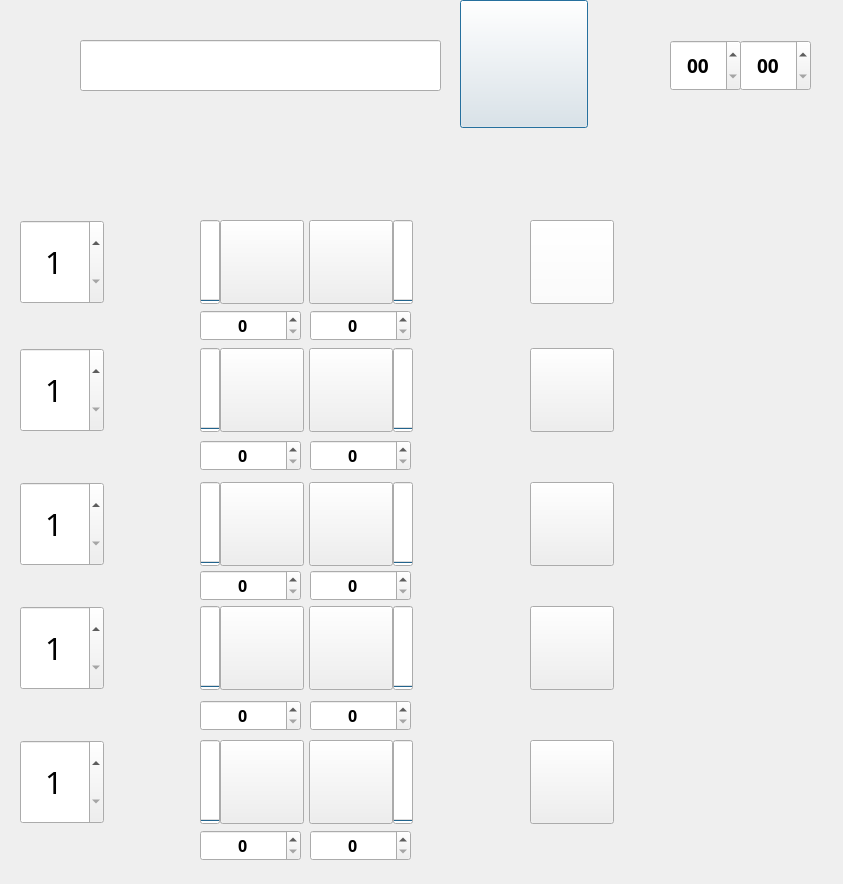
 <widget class="QDialog" name="Dialog">
  <property name="geometry">
   <rect>
    <x>0</x>
    <y>0</y>
    <width>843</width>
    <height>884</height>
   </rect>
  </property>
  <property name="windowTitle">
   <string>Dialog</string>
  </property>
  <widget class="QLineEdit" name="summoner_name_input">
   <property name="geometry">
    <rect>
     <x>80</x>
     <y>40</y>
     <width>361</width>
     <height>51</height>
    </rect>
   </property>
   <property name="font">
    <font>
     <family>맑은 고딕</family>
     <pointsize>14</pointsize>
     <weight>75</weight>
     <bold>true</bold>
    </font>
   </property>
  </widget>
  <widget class="QPushButton" name="summoner_search">
   <property name="geometry">
    <rect>
     <x>460</x>
     <y>0</y>
     <width>128</width>
     <height>128</height>
    </rect>
   </property>
   <property name="font">
    <font>
     <family>맑은 고딕</family>
     <pointsize>15</pointsize>
     <weight>75</weight>
     <bold>true</bold>
    </font>
   </property>
   <property name="text">
    <string/>
   </property>
  </widget>
  <widget class="QLabel" name="enemy1">
   <property name="geometry">
    <rect>
     <x>110</x>
     <y>220</y>
     <width>84</width>
     <height>84</height>
    </rect>
   </property>
   <property name="text">
    <string/>
   </property>
  </widget>
  <widget class="QLabel" name="enemy2">
   <property name="geometry">
    <rect>
     <x>110</x>
     <y>348</y>
     <width>84</width>
     <height>84</height>
    </rect>
   </property>
   <property name="text">
    <string/>
   </property>
  </widget>
  <widget class="QLabel" name="enemy3">
   <property name="geometry">
    <rect>
     <x>110</x>
     <y>482</y>
     <width>84</width>
     <height>84</height>
    </rect>
   </property>
   <property name="text">
    <string/>
   </property>
  </widget>
  <widget class="QLabel" name="enemy4">
   <property name="geometry">
    <rect>
     <x>110</x>
     <y>606</y>
     <width>84</width>
     <height>84</height>
    </rect>
   </property>
   <property name="text">
    <string/>
   </property>
  </widget>
  <widget class="QLabel" name="enemy5">
   <property name="geometry">
    <rect>
     <x>110</x>
     <y>740</y>
     <width>84</width>
     <height>84</height>
    </rect>
   </property>
   <property name="text">
    <string/>
   </property>
  </widget>
  <widget class="QLabel" name="cosmic4">
   <property name="geometry">
    <rect>
     <x>438</x>
     <y>606</y>
     <width>84</width>
     <height>84</height>
    </rect>
   </property>
   <property name="text">
    <string/>
   </property>
  </widget>
  <widget class="QLabel" name="cosmic5">
   <property name="geometry">
    <rect>
     <x>438</x>
     <y>740</y>
     <width>84</width>
     <height>84</height>
    </rect>
   </property>
   <property name="text">
    <string/>
   </property>
  </widget>
  <widget class="QLabel" name="cosmic2">
   <property name="geometry">
    <rect>
     <x>438</x>
     <y>348</y>
     <width>84</width>
     <height>84</height>
    </rect>
   </property>
   <property name="text">
    <string/>
   </property>
  </widget>
  <widget class="QLabel" name="cosmic3">
   <property name="geometry">
    <rect>
     <x>438</x>
     <y>482</y>
     <width>84</width>
     <height>84</height>
    </rect>
   </property>
   <property name="text">
    <string/>
   </property>
  </widget>
  <widget class="QLabel" name="cosmic1">
   <property name="geometry">
    <rect>
     <x>438</x>
     <y>220</y>
     <width>84</width>
     <height>84</height>
    </rect>
   </property>
   <property name="text">
    <string/>
   </property>
  </widget>
  <widget class="QPushButton" name="ionia1">
   <property name="geometry">
    <rect>
     <x>530</x>
     <y>220</y>
     <width>84</width>
     <height>84</height>
    </rect>
   </property>
   <property name="palette">
    <palette>
     <active>
      <colorrole role="Button">
       <brush brushstyle="SolidPattern">
        <color alpha="255">
         <red>255</red>
         <green>255</green>
         <blue>255</blue>
        </color>
       </brush>
      </colorrole>
     </active>
     <inactive>
      <colorrole role="Button">
       <brush brushstyle="SolidPattern">
        <color alpha="255">
         <red>255</red>
         <green>255</green>
         <blue>255</blue>
        </color>
       </brush>
      </colorrole>
     </inactive>
     <disabled>
      <colorrole role="Button">
       <brush brushstyle="SolidPattern">
        <color alpha="255">
         <red>255</red>
         <green>255</green>
         <blue>255</blue>
        </color>
       </brush>
      </colorrole>
     </disabled>
    </palette>
   </property>
   <property name="text">
    <string/>
   </property>
  </widget>
  <widget class="QPushButton" name="ionia5">
   <property name="geometry">
    <rect>
     <x>530</x>
     <y>740</y>
     <width>84</width>
     <height>84</height>
    </rect>
   </property>
   <property name="text">
    <string/>
   </property>
  </widget>
  <widget class="QPushButton" name="ionia3">
   <property name="geometry">
    <rect>
     <x>530</x>
     <y>482</y>
     <width>84</width>
     <height>84</height>
    </rect>
   </property>
   <property name="text">
    <string/>
   </property>
  </widget>
  <widget class="QPushButton" name="ionia4">
   <property name="geometry">
    <rect>
     <x>530</x>
     <y>606</y>
     <width>84</width>
     <height>84</height>
    </rect>
   </property>
   <property name="text">
    <string/>
   </property>
  </widget>
  <widget class="QPushButton" name="ionia2">
   <property name="geometry">
    <rect>
     <x>530</x>
     <y>348</y>
     <width>84</width>
     <height>84</height>
    </rect>
   </property>
   <property name="text">
    <string/>
   </property>
  </widget>
  <widget class="QPushButton" name="enemy5_spell1">
   <property name="geometry">
    <rect>
     <x>220</x>
     <y>740</y>
     <width>84</width>
     <height>84</height>
    </rect>
   </property>
   <property name="minimumSize">
    <size>
     <width>84</width>
     <height>84</height>
    </size>
   </property>
   <property name="maximumSize">
    <size>
     <width>84</width>
     <height>84</height>
    </size>
   </property>
   <property name="text">
    <string/>
   </property>
  </widget>
  <widget class="QPushButton" name="enemy3_spell1">
   <property name="geometry">
    <rect>
     <x>220</x>
     <y>482</y>
     <width>84</width>
     <height>84</height>
    </rect>
   </property>
   <property name="minimumSize">
    <size>
     <width>84</width>
     <height>84</height>
    </size>
   </property>
   <property name="maximumSize">
    <size>
     <width>84</width>
     <height>84</height>
    </size>
   </property>
   <property name="text">
    <string/>
   </property>
  </widget>
  <widget class="QPushButton" name="enemy1_spell1">
   <property name="geometry">
    <rect>
     <x>220</x>
     <y>220</y>
     <width>84</width>
     <height>84</height>
    </rect>
   </property>
   <property name="minimumSize">
    <size>
     <width>84</width>
     <height>84</height>
    </size>
   </property>
   <property name="maximumSize">
    <size>
     <width>84</width>
     <height>84</height>
    </size>
   </property>
   <property name="text">
    <string/>
   </property>
  </widget>
  <widget class="QPushButton" name="enemy2_spell1">
   <property name="geometry">
    <rect>
     <x>220</x>
     <y>348</y>
     <width>84</width>
     <height>84</height>
    </rect>
   </property>
   <property name="minimumSize">
    <size>
     <width>84</width>
     <height>84</height>
    </size>
   </property>
   <property name="maximumSize">
    <size>
     <width>84</width>
     <height>84</height>
    </size>
   </property>
   <property name="text">
    <string/>
   </property>
  </widget>
  <widget class="QPushButton" name="enemy4_spell1">
   <property name="geometry">
    <rect>
     <x>220</x>
     <y>606</y>
     <width>84</width>
     <height>84</height>
    </rect>
   </property>
   <property name="minimumSize">
    <size>
     <width>84</width>
     <height>84</height>
    </size>
   </property>
   <property name="maximumSize">
    <size>
     <width>84</width>
     <height>84</height>
    </size>
   </property>
   <property name="text">
    <string/>
   </property>
  </widget>
  <widget class="QPushButton" name="enemy5_spell2">
   <property name="geometry">
    <rect>
     <x>309</x>
     <y>740</y>
     <width>84</width>
     <height>84</height>
    </rect>
   </property>
   <property name="minimumSize">
    <size>
     <width>84</width>
     <height>84</height>
    </size>
   </property>
   <property name="maximumSize">
    <size>
     <width>84</width>
     <height>84</height>
    </size>
   </property>
   <property name="text">
    <string/>
   </property>
  </widget>
  <widget class="QPushButton" name="enemy3_spell2">
   <property name="geometry">
    <rect>
     <x>309</x>
     <y>482</y>
     <width>84</width>
     <height>84</height>
    </rect>
   </property>
   <property name="minimumSize">
    <size>
     <width>84</width>
     <height>84</height>
    </size>
   </property>
   <property name="maximumSize">
    <size>
     <width>84</width>
     <height>84</height>
    </size>
   </property>
   <property name="text">
    <string/>
   </property>
  </widget>
  <widget class="QPushButton" name="enemy1_spell2">
   <property name="geometry">
    <rect>
     <x>309</x>
     <y>220</y>
     <width>84</width>
     <height>84</height>
    </rect>
   </property>
   <property name="minimumSize">
    <size>
     <width>84</width>
     <height>84</height>
    </size>
   </property>
   <property name="maximumSize">
    <size>
     <width>84</width>
     <height>84</height>
    </size>
   </property>
   <property name="text">
    <string/>
   </property>
  </widget>
  <widget class="QPushButton" name="enemy2_spell2">
   <property name="geometry">
    <rect>
     <x>309</x>
     <y>348</y>
     <width>84</width>
     <height>84</height>
    </rect>
   </property>
   <property name="minimumSize">
    <size>
     <width>84</width>
     <height>84</height>
    </size>
   </property>
   <property name="maximumSize">
    <size>
     <width>84</width>
     <height>84</height>
    </size>
   </property>
   <property name="text">
    <string/>
   </property>
  </widget>
  <widget class="QPushButton" name="enemy4_spell2">
   <property name="geometry">
    <rect>
     <x>309</x>
     <y>606</y>
     <width>84</width>
     <height>84</height>
    </rect>
   </property>
   <property name="minimumSize">
    <size>
     <width>84</width>
     <height>84</height>
    </size>
   </property>
   <property name="maximumSize">
    <size>
     <width>84</width>
     <height>84</height>
    </size>
   </property>
   <property name="text">
    <string/>
   </property>
  </widget>
  <widget class="QSpinBox" name="level1">
   <property name="geometry">
    <rect>
     <x>20</x>
     <y>220</y>
     <width>84</width>
     <height>84</height>
    </rect>
   </property>
   <property name="font">
    <font>
     <family>맑은 고딕</family>
     <pointsize>23</pointsize>
    </font>
   </property>
   <property name="frame">
    <bool>true</bool>
   </property>
   <property name="alignment">
    <set>Qt::AlignCenter</set>
   </property>
   <property name="readOnly">
    <bool>false</bool>
   </property>
   <property name="buttonSymbols">
    <enum>QAbstractSpinBox::UpDownArrows</enum>
   </property>
   <property name="minimum">
    <number>1</number>
   </property>
   <property name="maximum">
    <number>18</number>
   </property>
  </widget>
  <widget class="QSpinBox" name="level2">
   <property name="geometry">
    <rect>
     <x>20</x>
     <y>348</y>
     <width>84</width>
     <height>84</height>
    </rect>
   </property>
   <property name="font">
    <font>
     <family>맑은 고딕</family>
     <pointsize>23</pointsize>
    </font>
   </property>
   <property name="frame">
    <bool>true</bool>
   </property>
   <property name="alignment">
    <set>Qt::AlignCenter</set>
   </property>
   <property name="readOnly">
    <bool>false</bool>
   </property>
   <property name="buttonSymbols">
    <enum>QAbstractSpinBox::UpDownArrows</enum>
   </property>
   <property name="minimum">
    <number>1</number>
   </property>
   <property name="maximum">
    <number>18</number>
   </property>
  </widget>
  <widget class="QSpinBox" name="level3">
   <property name="geometry">
    <rect>
     <x>20</x>
     <y>482</y>
     <width>84</width>
     <height>84</height>
    </rect>
   </property>
   <property name="font">
    <font>
     <family>맑은 고딕</family>
     <pointsize>23</pointsize>
    </font>
   </property>
   <property name="frame">
    <bool>true</bool>
   </property>
   <property name="alignment">
    <set>Qt::AlignCenter</set>
   </property>
   <property name="readOnly">
    <bool>false</bool>
   </property>
   <property name="buttonSymbols">
    <enum>QAbstractSpinBox::UpDownArrows</enum>
   </property>
   <property name="minimum">
    <number>1</number>
   </property>
   <property name="maximum">
    <number>18</number>
   </property>
  </widget>
  <widget class="QSpinBox" name="level4">
   <property name="geometry">
    <rect>
     <x>20</x>
     <y>606</y>
     <width>84</width>
     <height>84</height>
    </rect>
   </property>
   <property name="font">
    <font>
     <family>맑은 고딕</family>
     <pointsize>23</pointsize>
    </font>
   </property>
   <property name="frame">
    <bool>true</bool>
   </property>
   <property name="alignment">
    <set>Qt::AlignCenter</set>
   </property>
   <property name="readOnly">
    <bool>false</bool>
   </property>
   <property name="buttonSymbols">
    <enum>QAbstractSpinBox::UpDownArrows</enum>
   </property>
   <property name="minimum">
    <number>1</number>
   </property>
   <property name="maximum">
    <number>18</number>
   </property>
  </widget>
  <widget class="QSpinBox" name="level5">
   <property name="geometry">
    <rect>
     <x>20</x>
     <y>740</y>
     <width>84</width>
     <height>84</height>
    </rect>
   </property>
   <property name="font">
    <font>
     <family>맑은 고딕</family>
     <pointsize>23</pointsize>
    </font>
   </property>
   <property name="frame">
    <bool>true</bool>
   </property>
   <property name="alignment">
    <set>Qt::AlignCenter</set>
   </property>
   <property name="readOnly">
    <bool>false</bool>
   </property>
   <property name="buttonSymbols">
    <enum>QAbstractSpinBox::UpDownArrows</enum>
   </property>
   <property name="minimum">
    <number>1</number>
   </property>
   <property name="maximum">
    <number>18</number>
   </property>
  </widget>
  <widget class="QProgressBar" name="spellbar1">
   <property name="geometry">
    <rect>
     <x>200</x>
     <y>220</y>
     <width>20</width>
     <height>84</height>
    </rect>
   </property>
   <property name="value">
    <number>0</number>
   </property>
   <property name="textVisible">
    <bool>false</bool>
   </property>
   <property name="orientation">
    <enum>Qt::Vertical</enum>
   </property>
   <property name="textDirection">
    <enum>QProgressBar::TopToBottom</enum>
   </property>
  </widget>
  <widget class="QProgressBar" name="spellbar2">
   <property name="geometry">
    <rect>
     <x>393</x>
     <y>220</y>
     <width>20</width>
     <height>84</height>
    </rect>
   </property>
   <property name="value">
    <number>0</number>
   </property>
   <property name="textVisible">
    <bool>false</bool>
   </property>
   <property name="orientation">
    <enum>Qt::Vertical</enum>
   </property>
   <property name="textDirection">
    <enum>QProgressBar::TopToBottom</enum>
   </property>
  </widget>
  <widget class="QProgressBar" name="spellbar3">
   <property name="geometry">
    <rect>
     <x>200</x>
     <y>348</y>
     <width>20</width>
     <height>84</height>
    </rect>
   </property>
   <property name="value">
    <number>0</number>
   </property>
   <property name="textVisible">
    <bool>false</bool>
   </property>
   <property name="orientation">
    <enum>Qt::Vertical</enum>
   </property>
   <property name="textDirection">
    <enum>QProgressBar::TopToBottom</enum>
   </property>
  </widget>
  <widget class="QProgressBar" name="spellbar4">
   <property name="geometry">
    <rect>
     <x>393</x>
     <y>348</y>
     <width>20</width>
     <height>84</height>
    </rect>
   </property>
   <property name="value">
    <number>0</number>
   </property>
   <property name="textVisible">
    <bool>false</bool>
   </property>
   <property name="orientation">
    <enum>Qt::Vertical</enum>
   </property>
   <property name="textDirection">
    <enum>QProgressBar::TopToBottom</enum>
   </property>
  </widget>
  <widget class="QProgressBar" name="spellbar5">
   <property name="geometry">
    <rect>
     <x>200</x>
     <y>482</y>
     <width>20</width>
     <height>84</height>
    </rect>
   </property>
   <property name="value">
    <number>0</number>
   </property>
   <property name="textVisible">
    <bool>false</bool>
   </property>
   <property name="orientation">
    <enum>Qt::Vertical</enum>
   </property>
   <property name="textDirection">
    <enum>QProgressBar::TopToBottom</enum>
   </property>
  </widget>
  <widget class="QProgressBar" name="spellbar6">
   <property name="geometry">
    <rect>
     <x>393</x>
     <y>482</y>
     <width>20</width>
     <height>84</height>
    </rect>
   </property>
   <property name="value">
    <number>0</number>
   </property>
   <property name="textVisible">
    <bool>false</bool>
   </property>
   <property name="orientation">
    <enum>Qt::Vertical</enum>
   </property>
   <property name="textDirection">
    <enum>QProgressBar::TopToBottom</enum>
   </property>
  </widget>
  <widget class="QProgressBar" name="spellbar7">
   <property name="geometry">
    <rect>
     <x>200</x>
     <y>606</y>
     <width>20</width>
     <height>84</height>
    </rect>
   </property>
   <property name="value">
    <number>0</number>
   </property>
   <property name="textVisible">
    <bool>false</bool>
   </property>
   <property name="orientation">
    <enum>Qt::Vertical</enum>
   </property>
   <property name="textDirection">
    <enum>QProgressBar::TopToBottom</enum>
   </property>
  </widget>
  <widget class="QProgressBar" name="spellbar8">
   <property name="geometry">
    <rect>
     <x>393</x>
     <y>606</y>
     <width>20</width>
     <height>84</height>
    </rect>
   </property>
   <property name="value">
    <number>0</number>
   </property>
   <property name="textVisible">
    <bool>false</bool>
   </property>
   <property name="orientation">
    <enum>Qt::Vertical</enum>
   </property>
   <property name="textDirection">
    <enum>QProgressBar::TopToBottom</enum>
   </property>
  </widget>
  <widget class="QProgressBar" name="spellbar9">
   <property name="geometry">
    <rect>
     <x>200</x>
     <y>740</y>
     <width>20</width>
     <height>84</height>
    </rect>
   </property>
   <property name="value">
    <number>0</number>
   </property>
   <property name="textVisible">
    <bool>false</bool>
   </property>
   <property name="orientation">
    <enum>Qt::Vertical</enum>
   </property>
   <property name="textDirection">
    <enum>QProgressBar::TopToBottom</enum>
   </property>
  </widget>
  <widget class="QProgressBar" name="spellbar10">
   <property name="geometry">
    <rect>
     <x>393</x>
     <y>740</y>
     <width>20</width>
     <height>84</height>
    </rect>
   </property>
   <property name="value">
    <number>0</number>
   </property>
   <property name="textVisible">
    <bool>false</bool>
   </property>
   <property name="orientation">
    <enum>Qt::Vertical</enum>
   </property>
   <property name="textDirection">
    <enum>QProgressBar::TopToBottom</enum>
   </property>
  </widget>
  <widget class="QSpinBox" name="spelltimer1">
   <property name="geometry">
    <rect>
     <x>200</x>
     <y>310</y>
     <width>101</width>
     <height>31</height>
    </rect>
   </property>
   <property name="font">
    <font>
     <family>맑은 고딕</family>
     <pointsize>12</pointsize>
     <weight>75</weight>
     <bold>true</bold>
    </font>
   </property>
   <property name="frame">
    <bool>true</bool>
   </property>
   <property name="alignment">
    <set>Qt::AlignCenter</set>
   </property>
   <property name="readOnly">
    <bool>false</bool>
   </property>
   <property name="buttonSymbols">
    <enum>QAbstractSpinBox::UpDownArrows</enum>
   </property>
   <property name="minimum">
    <number>0</number>
   </property>
   <property name="maximum">
    <number>500</number>
   </property>
   <property name="value">
    <number>0</number>
   </property>
  </widget>
  <widget class="QSpinBox" name="spelltimer2">
   <property name="geometry">
    <rect>
     <x>310</x>
     <y>310</y>
     <width>101</width>
     <height>31</height>
    </rect>
   </property>
   <property name="font">
    <font>
     <family>맑은 고딕</family>
     <pointsize>12</pointsize>
     <weight>75</weight>
     <bold>true</bold>
    </font>
   </property>
   <property name="frame">
    <bool>true</bool>
   </property>
   <property name="alignment">
    <set>Qt::AlignCenter</set>
   </property>
   <property name="readOnly">
    <bool>false</bool>
   </property>
   <property name="buttonSymbols">
    <enum>QAbstractSpinBox::UpDownArrows</enum>
   </property>
   <property name="minimum">
    <number>0</number>
   </property>
   <property name="maximum">
    <number>500</number>
   </property>
   <property name="value">
    <number>0</number>
   </property>
  </widget>
  <widget class="QSpinBox" name="spelltimer3">
   <property name="geometry">
    <rect>
     <x>200</x>
     <y>440</y>
     <width>101</width>
     <height>31</height>
    </rect>
   </property>
   <property name="font">
    <font>
     <family>맑은 고딕</family>
     <pointsize>12</pointsize>
     <weight>75</weight>
     <bold>true</bold>
    </font>
   </property>
   <property name="frame">
    <bool>true</bool>
   </property>
   <property name="alignment">
    <set>Qt::AlignCenter</set>
   </property>
   <property name="readOnly">
    <bool>false</bool>
   </property>
   <property name="buttonSymbols">
    <enum>QAbstractSpinBox::UpDownArrows</enum>
   </property>
   <property name="minimum">
    <number>0</number>
   </property>
   <property name="maximum">
    <number>500</number>
   </property>
   <property name="value">
    <number>0</number>
   </property>
  </widget>
  <widget class="QSpinBox" name="spelltimer4">
   <property name="geometry">
    <rect>
     <x>310</x>
     <y>440</y>
     <width>101</width>
     <height>31</height>
    </rect>
   </property>
   <property name="font">
    <font>
     <family>맑은 고딕</family>
     <pointsize>12</pointsize>
     <weight>75</weight>
     <bold>true</bold>
    </font>
   </property>
   <property name="frame">
    <bool>true</bool>
   </property>
   <property name="alignment">
    <set>Qt::AlignCenter</set>
   </property>
   <property name="readOnly">
    <bool>false</bool>
   </property>
   <property name="buttonSymbols">
    <enum>QAbstractSpinBox::UpDownArrows</enum>
   </property>
   <property name="minimum">
    <number>0</number>
   </property>
   <property name="maximum">
    <number>500</number>
   </property>
   <property name="value">
    <number>0</number>
   </property>
  </widget>
  <widget class="QSpinBox" name="spelltimer6">
   <property name="geometry">
    <rect>
     <x>310</x>
     <y>570</y>
     <width>101</width>
     <height>31</height>
    </rect>
   </property>
   <property name="font">
    <font>
     <family>맑은 고딕</family>
     <pointsize>12</pointsize>
     <weight>75</weight>
     <bold>true</bold>
    </font>
   </property>
   <property name="frame">
    <bool>true</bool>
   </property>
   <property name="alignment">
    <set>Qt::AlignCenter</set>
   </property>
   <property name="readOnly">
    <bool>false</bool>
   </property>
   <property name="buttonSymbols">
    <enum>QAbstractSpinBox::UpDownArrows</enum>
   </property>
   <property name="minimum">
    <number>0</number>
   </property>
   <property name="maximum">
    <number>500</number>
   </property>
   <property name="value">
    <number>0</number>
   </property>
  </widget>
  <widget class="QSpinBox" name="spelltimer5">
   <property name="geometry">
    <rect>
     <x>200</x>
     <y>570</y>
     <width>101</width>
     <height>31</height>
    </rect>
   </property>
   <property name="font">
    <font>
     <family>맑은 고딕</family>
     <pointsize>12</pointsize>
     <weight>75</weight>
     <bold>true</bold>
    </font>
   </property>
   <property name="frame">
    <bool>true</bool>
   </property>
   <property name="alignment">
    <set>Qt::AlignCenter</set>
   </property>
   <property name="readOnly">
    <bool>false</bool>
   </property>
   <property name="buttonSymbols">
    <enum>QAbstractSpinBox::UpDownArrows</enum>
   </property>
   <property name="minimum">
    <number>0</number>
   </property>
   <property name="maximum">
    <number>500</number>
   </property>
   <property name="value">
    <number>0</number>
   </property>
  </widget>
  <widget class="QSpinBox" name="spelltimer8">
   <property name="geometry">
    <rect>
     <x>310</x>
     <y>700</y>
     <width>101</width>
     <height>31</height>
    </rect>
   </property>
   <property name="font">
    <font>
     <family>맑은 고딕</family>
     <pointsize>12</pointsize>
     <weight>75</weight>
     <bold>true</bold>
    </font>
   </property>
   <property name="frame">
    <bool>true</bool>
   </property>
   <property name="alignment">
    <set>Qt::AlignCenter</set>
   </property>
   <property name="readOnly">
    <bool>false</bool>
   </property>
   <property name="buttonSymbols">
    <enum>QAbstractSpinBox::UpDownArrows</enum>
   </property>
   <property name="minimum">
    <number>0</number>
   </property>
   <property name="maximum">
    <number>500</number>
   </property>
   <property name="value">
    <number>0</number>
   </property>
  </widget>
  <widget class="QSpinBox" name="spelltimer7">
   <property name="geometry">
    <rect>
     <x>200</x>
     <y>700</y>
     <width>101</width>
     <height>31</height>
    </rect>
   </property>
   <property name="font">
    <font>
     <family>맑은 고딕</family>
     <pointsize>12</pointsize>
     <weight>75</weight>
     <bold>true</bold>
    </font>
   </property>
   <property name="frame">
    <bool>true</bool>
   </property>
   <property name="alignment">
    <set>Qt::AlignCenter</set>
   </property>
   <property name="readOnly">
    <bool>false</bool>
   </property>
   <property name="buttonSymbols">
    <enum>QAbstractSpinBox::UpDownArrows</enum>
   </property>
   <property name="minimum">
    <number>0</number>
   </property>
   <property name="maximum">
    <number>500</number>
   </property>
   <property name="value">
    <number>0</number>
   </property>
  </widget>
  <widget class="QSpinBox" name="spelltimer10">
   <property name="geometry">
    <rect>
     <x>310</x>
     <y>830</y>
     <width>101</width>
     <height>31</height>
    </rect>
   </property>
   <property name="font">
    <font>
     <family>맑은 고딕</family>
     <pointsize>12</pointsize>
     <weight>75</weight>
     <bold>true</bold>
    </font>
   </property>
   <property name="frame">
    <bool>true</bool>
   </property>
   <property name="alignment">
    <set>Qt::AlignCenter</set>
   </property>
   <property name="readOnly">
    <bool>false</bool>
   </property>
   <property name="buttonSymbols">
    <enum>QAbstractSpinBox::UpDownArrows</enum>
   </property>
   <property name="minimum">
    <number>0</number>
   </property>
   <property name="maximum">
    <number>500</number>
   </property>
   <property name="value">
    <number>0</number>
   </property>
  </widget>
  <widget class="QSpinBox" name="spelltimer9">
   <property name="geometry">
    <rect>
     <x>200</x>
     <y>830</y>
     <width>101</width>
     <height>31</height>
    </rect>
   </property>
   <property name="font">
    <font>
     <family>맑은 고딕</family>
     <pointsize>12</pointsize>
     <weight>75</weight>
     <bold>true</bold>
    </font>
   </property>
   <property name="frame">
    <bool>true</bool>
   </property>
   <property name="alignment">
    <set>Qt::AlignCenter</set>
   </property>
   <property name="readOnly">
    <bool>false</bool>
   </property>
   <property name="buttonSymbols">
    <enum>QAbstractSpinBox::UpDownArrows</enum>
   </property>
   <property name="minimum">
    <number>0</number>
   </property>
   <property name="maximum">
    <number>500</number>
   </property>
   <property name="value">
    <number>0</number>
   </property>
  </widget>
  <widget class="QTimeEdit" name="gametime_sec">
   <property name="geometry">
    <rect>
     <x>740</x>
     <y>40</y>
     <width>71</width>
     <height>51</height>
    </rect>
   </property>
   <property name="font">
    <font>
     <family>맑은 고딕</family>
     <pointsize>14</pointsize>
     <weight>75</weight>
     <bold>true</bold>
     <underline>false</underline>
    </font>
   </property>
   <property name="alignment">
    <set>Qt::AlignCenter</set>
   </property>
   <property name="displayFormat">
    <string>ss</string>
   </property>
  </widget>
  <widget class="QLabel" name="log_label">
   <property name="geometry">
    <rect>
     <x>20</x>
     <y>120</y>
     <width>871</width>
     <height>81</height>
    </rect>
   </property>
   <property name="font">
    <font>
     <family>맑은 고딕</family>
     <pointsize>12</pointsize>
     <weight>75</weight>
     <bold>true</bold>
    </font>
   </property>
   <property name="text">
    <string/>
   </property>
  </widget>
  <widget class="QTimeEdit" name="gametime_min">
   <property name="geometry">
    <rect>
     <x>670</x>
     <y>40</y>
     <width>71</width>
     <height>51</height>
    </rect>
   </property>
   <property name="font">
    <font>
     <family>맑은 고딕</family>
     <pointsize>14</pointsize>
     <weight>75</weight>
     <bold>true</bold>
     <underline>false</underline>
    </font>
   </property>
   <property name="alignment">
    <set>Qt::AlignCenter</set>
   </property>
   <property name="displayFormat">
    <string>mm</string>
   </property>
  </widget>
  <widget class="QLabel" name="spell_label1">
   <property name="geometry">
    <rect>
     <x>620</x>
     <y>230</y>
     <width>161</width>
     <height>31</height>
    </rect>
   </property>
   <property name="font">
    <font>
     <family>맑은 고딕</family>
     <pointsize>10</pointsize>
     <weight>75</weight>
     <bold>true</bold>
    </font>
   </property>
   <property name="text">
    <string/>
   </property>
  </widget>
  <widget class="QLabel" name="spell_label2">
   <property name="geometry">
    <rect>
     <x>620</x>
     <y>270</y>
     <width>161</width>
     <height>31</height>
    </rect>
   </property>
   <property name="font">
    <font>
     <family>맑은 고딕</family>
     <pointsize>10</pointsize>
     <weight>75</weight>
     <bold>true</bold>
    </font>
   </property>
   <property name="text">
    <string/>
   </property>
  </widget>
  <widget class="QLabel" name="spell_label4">
   <property name="geometry">
    <rect>
     <x>620</x>
     <y>390</y>
     <width>161</width>
     <height>31</height>
    </rect>
   </property>
   <property name="font">
    <font>
     <family>맑은 고딕</family>
     <pointsize>10</pointsize>
     <weight>75</weight>
     <bold>true</bold>
    </font>
   </property>
   <property name="text">
    <string/>
   </property>
  </widget>
  <widget class="QLabel" name="spell_label3">
   <property name="geometry">
    <rect>
     <x>620</x>
     <y>350</y>
     <width>161</width>
     <height>31</height>
    </rect>
   </property>
   <property name="font">
    <font>
     <family>맑은 고딕</family>
     <pointsize>10</pointsize>
     <weight>75</weight>
     <bold>true</bold>
    </font>
   </property>
   <property name="text">
    <string/>
   </property>
  </widget>
  <widget class="QLabel" name="spell_label6">
   <property name="geometry">
    <rect>
     <x>620</x>
     <y>530</y>
     <width>161</width>
     <height>31</height>
    </rect>
   </property>
   <property name="font">
    <font>
     <family>맑은 고딕</family>
     <pointsize>10</pointsize>
     <weight>75</weight>
     <bold>true</bold>
    </font>
   </property>
   <property name="text">
    <string/>
   </property>
  </widget>
  <widget class="QLabel" name="spell_label5">
   <property name="geometry">
    <rect>
     <x>620</x>
     <y>490</y>
     <width>161</width>
     <height>31</height>
    </rect>
   </property>
   <property name="font">
    <font>
     <family>맑은 고딕</family>
     <pointsize>10</pointsize>
     <weight>75</weight>
     <bold>true</bold>
    </font>
   </property>
   <property name="text">
    <string/>
   </property>
  </widget>
  <widget class="QLabel" name="spell_label8">
   <property name="geometry">
    <rect>
     <x>620</x>
     <y>650</y>
     <width>161</width>
     <height>31</height>
    </rect>
   </property>
   <property name="font">
    <font>
     <family>맑은 고딕</family>
     <pointsize>10</pointsize>
     <weight>75</weight>
     <bold>true</bold>
    </font>
   </property>
   <property name="text">
    <string/>
   </property>
  </widget>
  <widget class="QLabel" name="spell_label7">
   <property name="geometry">
    <rect>
     <x>620</x>
     <y>610</y>
     <width>161</width>
     <height>31</height>
    </rect>
   </property>
   <property name="font">
    <font>
     <family>맑은 고딕</family>
     <pointsize>10</pointsize>
     <weight>75</weight>
     <bold>true</bold>
    </font>
   </property>
   <property name="text">
    <string/>
   </property>
  </widget>
  <widget class="QLabel" name="spell_label10">
   <property name="geometry">
    <rect>
     <x>620</x>
     <y>780</y>
     <width>161</width>
     <height>31</height>
    </rect>
   </property>
   <property name="font">
    <font>
     <family>맑은 고딕</family>
     <pointsize>10</pointsize>
     <weight>75</weight>
     <bold>true</bold>
    </font>
   </property>
   <property name="text">
    <string/>
   </property>
  </widget>
  <widget class="QLabel" name="spell_label9">
   <property name="geometry">
    <rect>
     <x>620</x>
     <y>740</y>
     <width>161</width>
     <height>31</height>
    </rect>
   </property>
   <property name="font">
    <font>
     <family>맑은 고딕</family>
     <pointsize>10</pointsize>
     <weight>75</weight>
     <bold>true</bold>
    </font>
   </property>
   <property name="text">
    <string/>
   </property>
  </widget>
 </widget>
